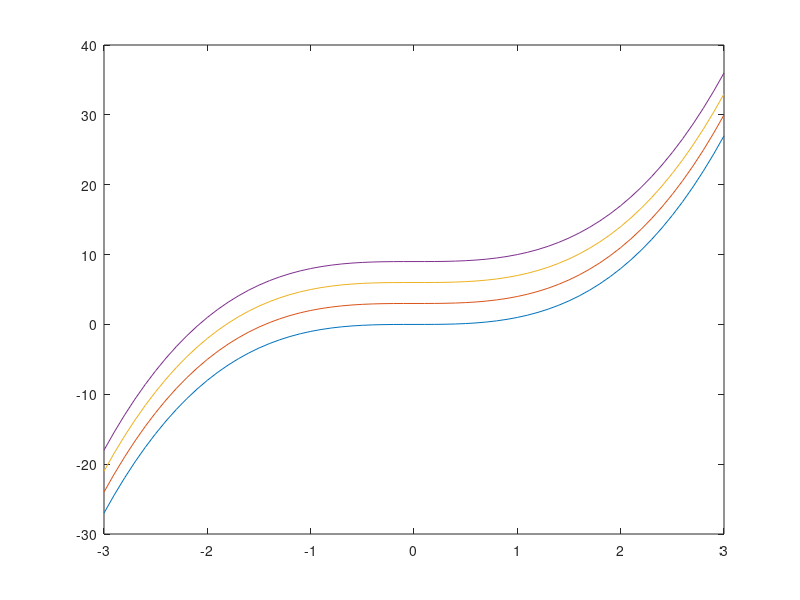

Source code (MATLAB): (Note: this script raises an error after producing the figure.)
% define the domain of the function from -3 to 3
% with increments of 0.1 (using a grid)
x = [-3:0.1:3];
% define the function
y = x.^3;
% plot
plot(x,y)
% you can plot multiple functions on the same graph
hold on
for k = 1:3
    y = x.^3 + 3*k
    plot(x,y);
end
refline(0,0)
legend('x^3', 'x^3 + 3', 'x^3 + 6', 'x^3 + 9')
hold off